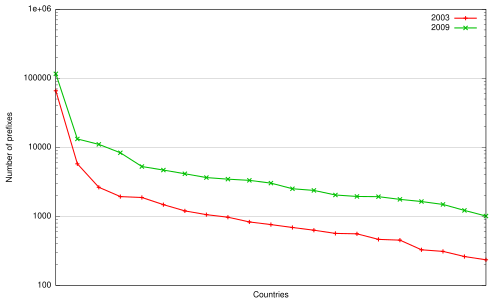

Source code (gnuplot):
set terminal pdf

#set style fill   solid 4.00 noborder
#set style data histograms

#set key under nobox
set grid y
set auto y
set logscale y

set xrange [0:20]

#set yrange [0:40000]

#set title 'BGP announced prefix distribution'
set xlabel 'Countries'
set ylabel 'Number of prefixes'

unset xtics

plot 'bgp_stat-count-distr-2003.txt' every 2 using 2 title '2003' with linespoints lw 3, \
	 'bgp_stat-count-distr-2009.txt' every 2 using 2 title '2009' with linespoints lw 3


#plot '< grep 2003-01-01 bgp-amsterdam.txt' using 5:xtic(4) every ::12 title '2003', \
#	 '< grep 2004-01-01 bgp-amsterdam.txt' using 5:xtic(4) every ::12 title '2004', \
#	 '< grep 2005-01-01 bgp-amsterdam.txt' using 5:xtic(4) every ::12 title '2005', \
#	 '< grep 2006-01-01 bgp-amsterdam.txt' using 5:xtic(4) every ::12 title '2006', \
#	 '< grep 2007-01-01 bgp-amsterdam.txt' using 5:xtic(4) every ::12 title '2007', \
#	 '< grep 2008-01-01 bgp-amsterdam.txt' using 5:xtic(4) every ::12 title '2008', \
#	 '< grep 2009-01-01 bgp-amsterdam.txt' using 5:xtic(4) every ::12 title '2009', \
#	 '< grep 2009-04-23 bgp-amsterdam.txt' using 5:xtic(4) every ::12 title 'May 2009'
